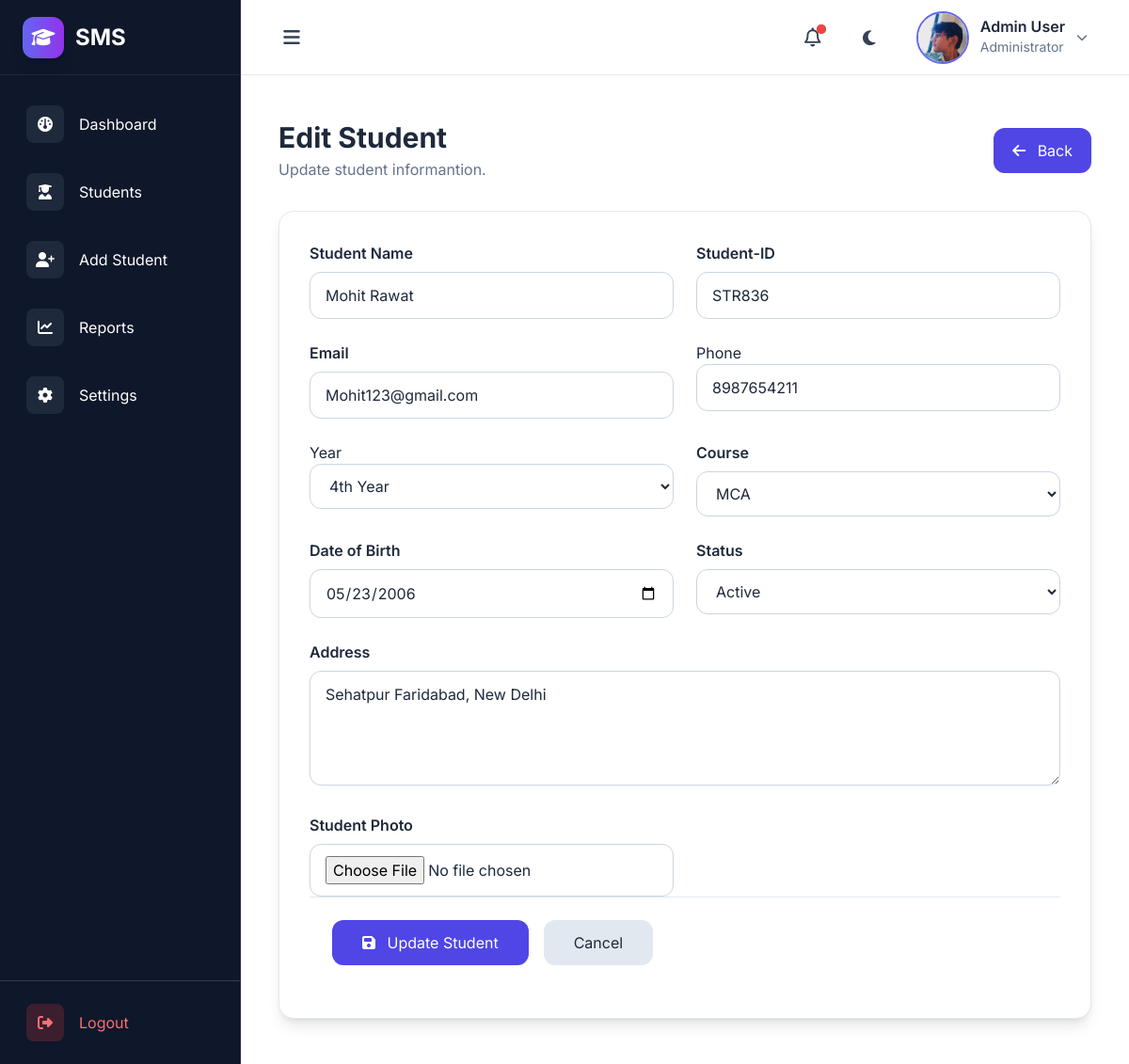
Page /student/edit/5/ (signed in) on the committed database.
### MainApp/models.py (models this page shows, shortened)
class Student(models.Model):
    STATUS_CHOICES = [
        ("Active", "Active"),
        ("Inactive", "Inactive"),
    ]
    YEAR_CHOICES = [
        ('1st Year', '1st Year'),
        ('2nd Year', '2nd Year'),
        ('3rd Year', '3rd Year'),
        ('4th Year', '4th Year'),
    ]
    COURSES = [('BCA','BCA'),('B.Tech','B.Tech'),('MCA','MCA'),('BBA','BBA'),('MBA','MBA')]
    name = models.CharField(max_length=100)
    email = models.EmailField()
    student_id = models.CharField(max_length=20, unique=True)
    photo = models.ImageField(upload_to="students/", blank=True, null=True)
    courses = models.CharField(max_length=50, choices=COURSES)
    phone = models.CharField(max_length=10)
    year = models.CharField(
        max_length=20,
        choices=YEAR_CHOICES,
        default="1st Year"
    )
    date_of_birth = models.DateField()
    created_at = models.DateField(auto_now_add=True)
    status = models.CharField(
        max_length=20,
        choices=STATUS_CHOICES,
        default="Active"
    )
    address = models.TextField(blank=True, null=True)

### MainApp/views.py (the view)
# urls.py: path("student/edit/<int:id>/", views.edit_student, name="edit_student"),
def edit_student(request, id):
    student = Student.objects.get(id=id)
    settings, created = Settings.objects.get_or_create(user=request.user)
    if request.method == "POST":
        form = StudentForm(request.POST, request.FILES, instance=student)
        if form.is_valid():
            form.save()
        if settings.notifications:
            Activity.objects.create(
                title=f"{student.name} was updated",
                color="blue",
                user=request.user
            )
            return redirect("students")
    else:
        form = StudentForm(instance=student)
    return render(request, "edit_student.html", {"form":form, "student":student})

### MainApp/templates/edit_student.html (shortened to what this page needs)
{% extends 'base.html' %}
{% block content %}
<div class="max-w-6xl mx-auto px-4 py-4">
    <div class="flex flex-col md:flex-row md:items-center md:justify-between mb-8">
        <div>
            <h1 class="text-3xl font-bold text-slate-800 dark:text-white">Edit Student</h1>
            <p class="text-slate-500 dark:text-slate-400 mt-1">Update student informantion.</p>
        </div>
        <a href="{% url 'students' %}"
            class="px-5 py-3 rounded-xl bg-indigo-600 hover:bg-indigo-700 text-white transition">
            <i class="fa-solid fa-arrow-left mr-2"></i>
            Back
        </a>
    </div>
    <div class="bg-white dark:bg-slate-800 rounded-2xl shadow-lg border border-slate-200 dark:border-slate-700">
        <form method="post" enctype="multipart/form-data">
            <div class="p-8">
                <div class="grid grid-cols-1 md:grid-cols-2 gap-6">
                    <div>
                        <label class="block mb-2 font-semibold">Student Name</label>
                        {{ form.name }}
                    </div>
                    <div>
                        <label class="block mb-2 font-semibold">Student-ID</label>
                        {{ form.student_id }}
                    </div>
                    <div>
                        <label class="block mb-2 font-semibold">Email</label>
                        {{ form.email }}
                    </div>
                    <div>
                        <label class="phone">Phone</label>
                        {{ form.phone }}
                    </div>
                    <div>
                        <label>Year</label>
                        {{ form.year }}
                    </div>
                    <div>
                        <label class="block mb-2 font-semibold">Course</label>
                        {{ form.courses }}
                    </div>
                    <div>
                        <label class="block mb-2 font-semibold">Date of Birth</label>
                        {{ form.date_of_birth }}
                    </div>
                    <div>
                        <label class="block mb-2 font-semibold">Status</label>
                        {{ form.status }}
                    </div>
                    <div class="md:col-span-2">
                        <label class="block mb-2 font-semibold">Address</label>
                        {{ form.address }}
                    </div>
                    <div class="md-8">
                        <label class="block mb-2 font-semibold">Student Photo</label>
                        {{ form.photo }}
                    </div>
                </div>
                <div class="border-t border-slate-200 dark:border-slate-700 p-6 flex gap-4">
                    <button class="px-8 py-3 rounded-xl bg-indigo-600 hover:bg-indigo-700 text-white">
                        <i class="fa-solid fa-floppy-disk mr-2"></i>
                        Update Student
                    </button>
                    <a href="{% url 'students' %}"
                        class="px-8 py-3 rounded-xl bg-slate-200 dark:bg-slate-700 hover:bg-slate-300 dark:hover:bg-slate-600">
                        Cancel
                    </a>
                </div>
            </div>
        </form>
    </div>
</div>
{% endblock %}

### MainApp/static/src/style.css (style rules this page uses)
* { transition: background-color 0.4s ease, color 0.4s ease, border-color 0.4s ease, box-shadow 0.4s ease; }
html { scroll-behavior: smooth; }
body { font-family: "Inter", sans-serif; background: #f8fafc; color: #0f172a; }

### rows in the picture
Student: name "Mohit Rawat", student_id "STR836", email "Mohit123@gmail.com", phone "8987654211", year "4th Year", courses "MCA", date_of_birth "05/23/2006", status "Active", address "Sehatpur Faridabad, New Delhi"
